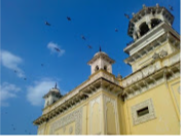
#> input picture Image Processing in OpenCV/Histograms in OpenCV/2D Histograms/home.png, 181 x 136 px
$ python Plotting_2D_Histograms.py
#> lines starting #> are read from the running program, lines starting #| are printed output that depends on the picture
import numpy as np
import cv2 as cv
from matplotlib import pyplot as plt

if __name__ == "__main__":

    img = cv.imread('home.png')
#> img is the input picture: shape (136, 181, 3); mean B, G, R 142.6, 125.5, 93.6
    b, g, r = cv.split(img)
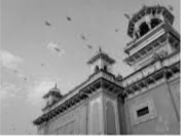
#> b: shape (136, 181); min 2, max 229, mean 142.6
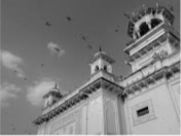
#> g: shape (136, 181); min 5, max 239, mean 125.5
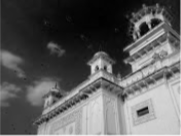
#> r: shape (136, 181); min 0, max 243, mean 93.6
    img = cv.merge([r, g, b])
    hsv = cv.cvtColor(img, cv.COLOR_BGR2HSV)
#> hsv: shape (136, 181, 3); mean H, S, V 51.6, 140.6, 163.8
    hist = cv.calcHist([hsv], [0, 1], None, [180, 256], [0, 180, 0, 256])
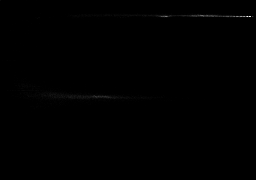
#> hist: shape (180, 256) float32; min 0, max 315, mean 0.5; drawn with min black and max white

    plt.subplot(121), plt.imshow(img), plt.title('img')
    plt.subplot(122), plt.imshow(hist, interpolation='nearest'), plt.title('hist')
    plt.show()
